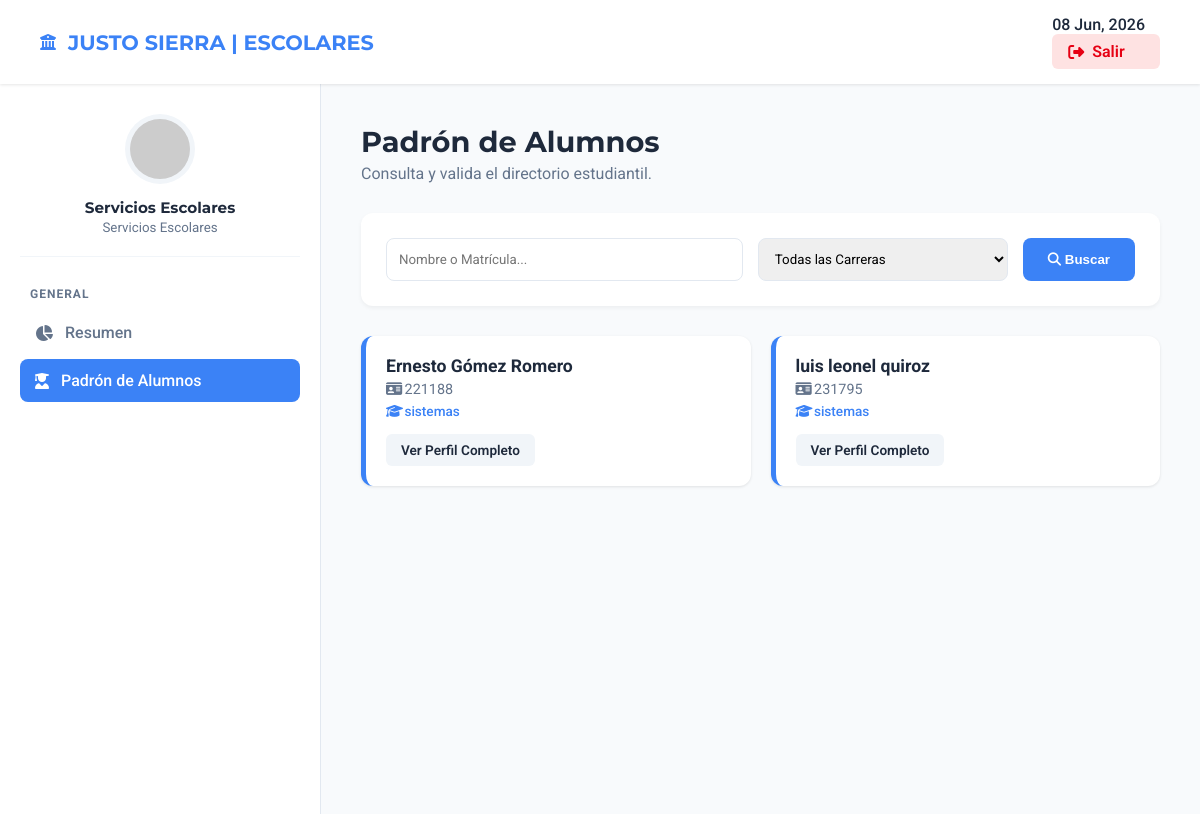
The page /Justo-Sierra/admin/gestionar_alumnos.php (signed in) on the database its author committed.
### tables this page shows
CREATE TABLE `alumnos` (
  `id_alumno` int(11) NOT NULL,
  `nombre` varchar(100) NOT NULL,
  `apellidos` varchar(150) NOT NULL,
  `email` varchar(255) NOT NULL,
  `password` varchar(255) NOT NULL,
  `matricula` varchar(20) NOT NULL,
  `carrera` varchar(100) DEFAULT NULL,
  `semestre` int(11) DEFAULT NULL,
  `cv_url` varchar(255) DEFAULT NULL,
  `perfil_linkedin` varchar(255) DEFAULT NULL,
  `fecha_registro` timestamp NOT NULL DEFAULT current_timestamp()
);

### Justo-Sierra/admin/gestionar_alumnos.php (the view, shortened to what this page needs)
<?php
include '../config/conexion.php';
$nombre_admin = $_SESSION['nombre_admin'] ?? 'Servicios Escolares';
$search_term = $_GET['search'] ?? '';
$sql = "SELECT id_alumno, nombre, apellidos, matricula, carrera, email, cv_url FROM alumnos WHERE 1=1";
$params = [];
$stmt = $conexion->prepare($sql);
$stmt->execute($params);
$alumnos = $stmt->fetchAll(PDO::FETCH_ASSOC);
?>
<!DOCTYPE html>
<html lang="es">
<head>
    <link rel="stylesheet" href="https://cdnjs.cloudflare.com/ajax/libs/font-awesome/6.4.0/css/all.min.css">
</head>
<body>
    <header class="top-header">
        <div class="brand-box">
            <i class="fas fa-university"></i>
            <h1>JUSTO SIERRA | ESCOLARES</h1>
        </div>
        <div class="user-nav">
            <span style="font-weight: 500; margin-right: 15px;"><?php echo date('d M, Y'); ?></span>
            <a href="../logout.php" class="btn-exit">
                <i class="fas fa-sign-out-alt"></i> Salir
            </a>
        </div>
    </header>
    <div class="admin-wrapper">
        <aside class="sidebar">
            <div class="sidebar-profile">
                <img src="https://ui-avatars.com/api/?name=<?php echo urlencode($nombre_admin); ?>&background=3B82F6&color=fff" alt="Perfil">
                <h3><?php echo htmlspecialchars($nombre_admin); ?></h3>
                <small style="color: var(--text-muted);">Servicios Escolares</small>
            </div>
            <nav>
                <div class="menu-group">
                    <p class="menu-title">General</p>
                    <a href="dashboard_alumnos.php" class="nav-link"><i class="fas fa-chart-pie"></i> Resumen</a>
                    <a href="gestionar_alumnos.php" class="nav-link active"><i class="fas fa-user-graduate"></i> Padrón de Alumnos</a>
                </div>
            </nav>
        </aside>
        <main class="main-container">
            <div style="margin-bottom: 30px;">
                <h2 style="margin:0; font-family:'Montserrat'; font-size: 1.8rem;">Padrón de Alumnos</h2>
                <p style="color: #64748B; margin: 5px 0 0 0;">Consulta y valida el directorio estudiantil.</p>
            </div>
            <div class="search-card">
                <form method="GET" style="display: flex; gap: 15px; flex-wrap: wrap;">
                    <input type="text" name="search" placeholder="Nombre o Matrícula..." value="<?php echo htmlspecialchars($search_term); ?>" style="flex:1; min-width: 200px; padding: 12px; border: 1px solid #E2E8F0; border-radius: 8px; font-family: 'Roboto';">
                    <select name="carrera" style="padding: 12px; border: 1px solid #E2E8F0; border-radius: 8px; min-width: 250px; font-family: 'Roboto';">
                        <option value="">Todas las Carreras</option>
                    </select>
                    <button type="submit" style="background: var(--js-blue); color: white; border: none; padding: 0 25px; border-radius: 8px; font-weight: 700; cursor: pointer; transition: 0.2s;">
                        <i class="fas fa-search"></i> Buscar
                    </button>
                </form>
            </div>
            <?php if (empty($alumnos)): ?>
                <div style="background: white; padding: 40px; text-align: center; border-radius: 12px; color: var(--text-muted);">
                    <i class="fas fa-users-slash" style="font-size: 2.5rem; margin-bottom: 10px; color: #CBD5E1;"></i>
                    <p>No se encontraron alumnos con esos criterios de búsqueda.</p>
                </div>
            <?php else: ?>
                <div class="grid-alumnos">
                    <?php foreach($alumnos as $a): ?>
                        <div class="student-card">
                            <div style="font-weight: 700; font-size: 1.1rem; color: var(--text-main); margin-bottom: 5px;">
                                <?php echo htmlspecialchars($a['nombre'] . ' ' . $a['apellidos']); ?>
                            </div>
                            <div style="color: var(--text-muted); font-size: 0.9rem; margin-bottom: 5px;">
                                <i class="fas fa-id-card" style="width: 15px;"></i> <?php echo htmlspecialchars($a['matricula']); ?>
                            </div>
                            <div style="color: var(--js-blue); font-weight: 500; font-size: 0.85rem; margin-bottom: 15px;">
                                <i class="fas fa-graduation-cap" style="width: 15px;"></i> <?php echo htmlspecialchars($a['carrera']); ?>
                            </div>
                            <a href="ver_perfil_alumno.php?id=<?php echo $a['id_alumno']; ?>" class="btn-view">
                                Ver Perfil Completo
                            </a>
                        </div>
                    <?php endforeach; ?>
                </div>
            <?php endif; ?>
        </main>
    </div>
</body>
</html>

### Justo-Sierra/admin/gestionar_alumnos.php (style rules this page uses)
:root { --js-blue: #3B82F6; --js-blue-hover: #2563EB; --bg-light: #F8FAFC; --text-main: #1E293B; --text-muted: #64748B; --shadow: 0 4px 6px -1px rgb(0 0 0 / 0.1); }
body { background-color: var(--bg-light); font-family: 'Roboto', sans-serif; margin: 0; color: var(--text-main); }
.top-header { background: white; padding: 15px 40px; display: flex; justify-content: space-between; align-items: center; box-shadow: 0 1px 3px 0 rgb(0 0 0 / 0.1); position: sticky; top: 0; z-index: 100; }
.brand-box { display: flex; align-items: center; gap: 12px; color: var(--js-blue); }
.brand-box h1 { margin: 0; font-family: 'Montserrat', sans-serif; font-size: 1.3rem; }
.btn-exit { background: #FEE2E2; color: #E60013; padding: 8px 16px; border-radius: 6px; font-weight: 600; text-decoration: none; transition: 0.3s; display: flex; align-items: center; gap: 8px; }
.admin-wrapper { display: flex; min-height: calc(100vh - 70px); }
.sidebar { width: 280px; background: white; padding: 30px 20px; border-right: 1px solid #E2E8F0; }
.sidebar-profile { text-align: center; margin-bottom: 30px; padding-bottom: 20px; border-bottom: 1px solid #F1F5F9; }
.sidebar-profile img { width: 60px; height: 60px; border-radius: 50%; background: #F1F5F9; padding: 5px; margin-bottom: 10px; }
.sidebar-profile h3 { margin: 0; font-size: 0.95rem; font-family: 'Montserrat'; }
.menu-group { margin-bottom: 25px; }
.menu-title { font-size: 0.75rem; color: var(--text-muted); font-weight: 700; text-transform: uppercase; letter-spacing: 1px; margin-bottom: 10px; padding-left: 10px; }
.nav-link { display: flex; align-items: center; gap: 12px; padding: 12px 15px; text-decoration: none; color: var(--text-muted); border-radius: 8px; font-weight: 500; transition: 0.2s; margin-bottom: 5px; }
.nav-link.active { background: var(--js-blue); color: white; }
.main-container { flex: 1; padding: 40px; max-width: 1200px; margin: 0 auto; width: 100%; }
.search-card { background: white; padding: 25px; border-radius: 12px; box-shadow: 0 2px 4px rgba(0,0,0,0.05); margin-bottom: 30px; }
.grid-alumnos { display: grid; grid-template-columns: repeat(auto-fill, minmax(300px, 1fr)); gap: 20px; }
.student-card { background: white; border-radius: 12px; padding: 20px; box-shadow: 0 1px 3px rgba(0,0,0,0.1); border-left: 5px solid var(--js-blue); transition: 0.3s; display: flex; flex-direction: column; }
.btn-view { background: #F1F5F9; color: #1E293B; padding: 8px 15px; border-radius: 6px; text-decoration: none; font-weight: 600; font-size: 0.85rem; display: inline-block; margin-top: auto; align-self: flex-start; transition: 0.2s; }

### rows shown on the page
alumnos: nombre+apellidos "Ernesto Gómez Romero", matricula "221188", carrera "sistemas"
alumnos: nombre+apellidos "luis leonel quiroz", matricula "231795", carrera "sistemas"

### other values the page prints
$nombre_admin "Servicios Escolares"
